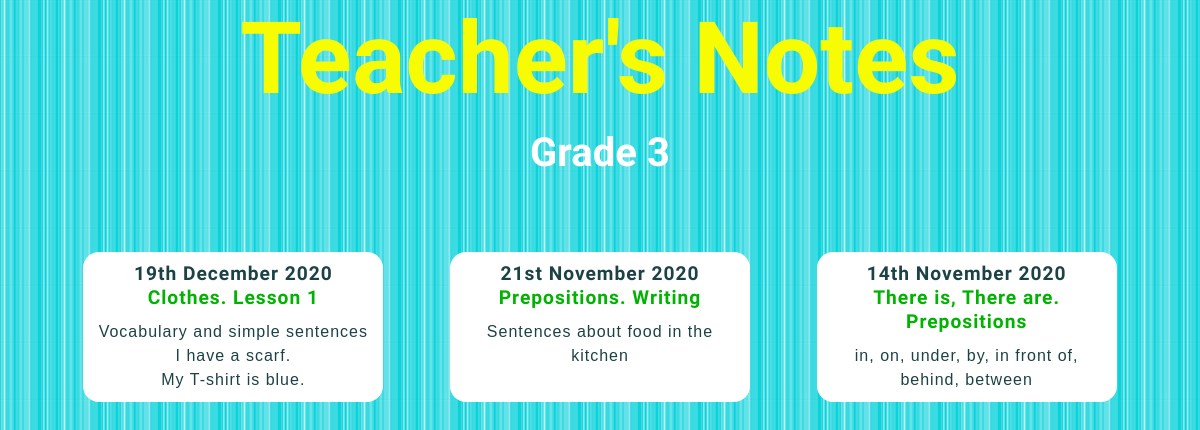
The app's page /blog/grade3/, older data.
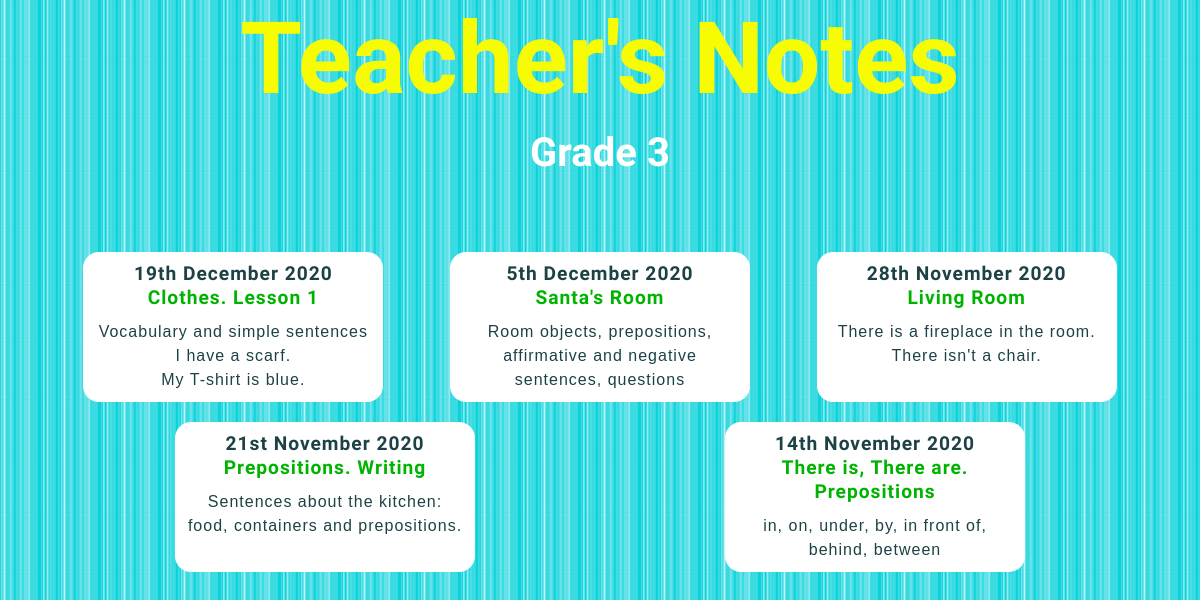
The same page, newer data.
### blog/models.py (models this page shows, shortened)
class Grade3blogpost(models.Model):
    grade = models.CharField(max_length=10, default='Grade 3')
    date = models.DateField()
    title = models.TextField(max_length=200)
    intro = models.TextField(max_length=400, default='intro')
    description = models.TextField()
    image = models.ImageField(upload_to='blog/images/', default='blog/images/soon.png')
    file = models.FileField(upload_to='blog/downloads/', blank='True')
    credits = models.TextField(blank='True')

### blog/views.py (the view)
# urls.py: path('grade3/', views.view_all_grade3, name='url_all_grade3'),
def view_all_grade3(request):
    blogposts = Grade3blogpost.objects.order_by('-date')
    return render(request, 'blog/onegrade_3.html', {'blogposts': blogposts})

### blog/templates/blog/onegrade_3.html (shortened to what this page needs)
<!DOCTYPE html>
{% load static %}
<html lang="en">
<head>
    <link href="{% static 'blog/all_posts.css' %}" type="text/css" rel="stylesheet"/>
    <link href="{% static 'blog/queries.css' %}" type="text/css" rel="stylesheet"/>
</head>
<body>
<header>
    <h1>Teacher's Notes</h1>
    <h2>Grade 3</h2>
</header>
<section>
    <h3></h3>
    <div class="flex-container">
        {% for blogpost in blogposts %}
            <a class="button" href="{% url 'blog:url_one_grade3' blogpost.id %}">
                <h4>{{ blogpost.date|date:'jS F Y' }}</h4>
                <h5>{{ blogpost.title }}</h5>
                <p>{{ blogpost.intro|safe|truncatewords:20 }}</p></a>
        {% endfor %}
    </div>
</section>
</body>
</html>

### blog/static/blog/all_posts.css (style rules this page uses)
* { margin: 0; padding: 0; box-sizing: border-box; }
body { background-color: #0AD2DB; background-image: url(stripes_26.png); font-family: Arial, Helvetica, sans-serif; font-size: 16px; text-align: center; }
h1, h2, h3, h4, h5 { font-family: 'Dosis', sans-serif; }
h1 { font-size: 100px; color: #F8FC03; }
h2 { font-size: 40px; color: white; padding: 12px; }
h3 { font-size: 32px; color: #00868e; padding: 12px; margin-top: 20px; margin-bottom: 10px; }
h4 { font-size: 120%; }
h5 { font-size: 120%; color: #00b300; }
p { padding-top: 10px; }
a { color: #00868e; }
.button { border-radius: 16px; color: #1c4245; padding: 10px; text-decoration: none; display: inline-block; margin: 10px; line-height: 150%; letter-spacing: 1px; background-color: white; width: 300px; }
.flex-container { margin: auto; min-width: 200px; max-width: 1100px; display: -webkit-box; display: -ms-flexbox; display: flex; -ms-flex-wrap: wrap; flex-wrap: wrap; -ms-flex-pack: distribute; justify-content: space-around; padding-bottom: 5px; }

Row changes from the older to the newer data that the page shows:
added Grade3blogpost: date "5th December 2020", title "Santa's Room", intro "Room objects, prepositions, affirmative and negative sentences, questions"
added Grade3blogpost: date "28th November 2020", title "Living Room", intro "There is a fireplace in the room. There isn't a chair."
changed Grade3blogpost "Prepositions. Writing": intro "Sentences about food in the kitchen" → "Sentences about the kitchen: food, containers and prepositions."
